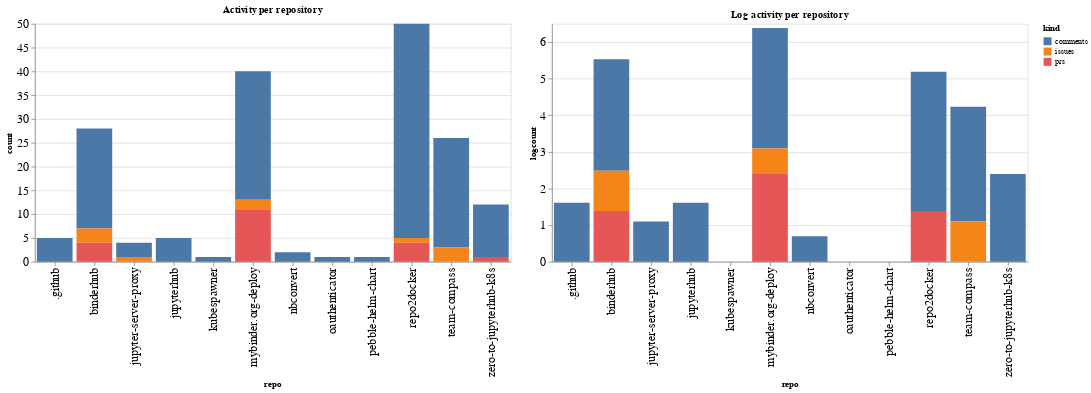

Notebook cell for this chart:
### Code cell
ch1 = alt.Chart(repo_summaries, width=600, title="Activity per repository").mark_bar().encode(
    x='repo',
    y='count',
    color='kind',
    tooltip="kind"
)

ch2 = alt.Chart(repo_summaries, width=600, title="Log activity per repository").mark_bar().encode(
    x='repo',
    y='logcount',
    color='kind',
    tooltip="kind"
)

ch1 | ch2

### Figure 1 — Vega-Lite specification as saved in the notebook (floating-point values rounded to 4 significant figures)
{"config": {"axisLeft": {"labelFontSize": 15}, "axisBottom": {"labelFontSize": 15}}, "hconcat": [{"mark": "bar", "encoding": {"color": {"type": "nominal", "field": "kind"}, "tooltip": {"type": "nominal", "field": "kind"}, "x": {"type": "nominal", "field": "repo"}, "y": {"type": "quantitative", "field": "count"}}, "title": "Activity per repository", "width": 600}, {"mark": "bar", "encoding": {"color": {"type": "nominal", "field": "kind"}, "tooltip": {"type": "nominal", "field": "kind"}, "x": {"type": "nominal", "field": "repo"}, "y": {"type": "quantitative", "field": "logcount"}}, "title": "Log activity per repository", "width": 600}], "data": {"name": "data-7b8f0a78c59137fc331436f40f4fcbdf"}, "$schema": "https://vega.github.io/schema/vega-lite/v4.8.1.json", "datasets": {"data-7b8f0a78c59137fc331436f40f4fcbdf": [{"repo": ".github", "kind": "comments", "count": 5, "logcount": 1.609}, {"repo": "binderhub", "kind": "comments", "count": 21, "logcount": 3.045}, {"repo": "binderhub", "kind": "issues", "count": 3, "logcount": 1.099}, {"repo": "binderhub", "kind": "prs", "count": 4, "logcount": 1.386}, {"repo": "jupyter-server-proxy", "kind": "comments", "count": 3, "logcount": 1.099}, {"repo": "jupyter-server-proxy", "kind": "issues", "count": 1, "logcount": 0.0}, {"repo": "jupyterhub", "kind": "comments", "count": 5, "logcount": 1.609}, {"repo": "kubespawner", "kind": "comments", "count": 1, "logcount": 0.0}, {"repo": "mybinder.org-deploy", "kind": "comments", "count": 27, "logcount": 3.296}, {"repo": "mybinder.org-deploy", "kind": "issues", "count": 2, "logcount": 0.6931}, {"repo": "mybinder.org-deploy", "kind": "prs", "count": 11, "logcount": 2.398}, {"repo": "nbconvert", "kind": "comments", "count": 2, "logcount": 0.6931}, {"repo": "oauthenticator", "kind": "comments", "count": 1, "logcount": 0.0}, {"repo": "pebble-helm-chart", "kind": "comments", "count": 1, "logcount": 0.0}, {"repo": "repo2docker", "kind": "comments", "count": 45, "logcount": 3.807}, {"repo": "repo2docker", "kind": "issues", "count": 1, "logcount": 0.0}, {"repo": "repo2docker", "kind": "prs", "count": 4, "logcount": 1.386}, {"repo": "team-compass", "kind": "comments", "count": 23, "logcount": 3.135}, {"repo": "team-compass", "kind": "issues", "count": 3, "logcount": 1.099}, {"repo": "zero-to-jupyterhub-k8s", "kind": "comments", "count": 11, "logcount": 2.398}, {"repo": "zero-to-jupyterhub-k8s", "kind": "prs", "count": 1, "logcount": 0.0}]}}
